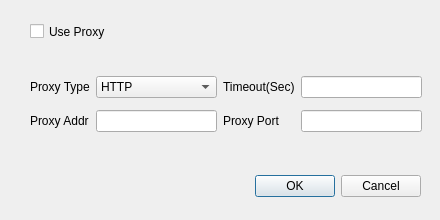
<?xml version="1.0" encoding="UTF-8"?>
<ui version="4.0">
 <class>ProxyDialog</class>
 <widget class="QDialog" name="ProxyDialog">
  <property name="geometry">
   <rect>
    <x>0</x>
    <y>0</y>
    <width>440</width>
    <height>220</height>
   </rect>
  </property>
  <property name="windowTitle">
   <string>Proxy</string>
  </property>
  <widget class="QDialogButtonBox" name="buttonBox">
   <property name="geometry">
    <rect>
     <x>240</x>
     <y>170</y>
     <width>181</width>
     <height>32</height>
    </rect>
   </property>
   <property name="orientation">
    <enum>Qt::Horizontal</enum>
   </property>
   <property name="standardButtons">
    <set>QDialogButtonBox::Cancel|QDialogButtonBox::Ok</set>
   </property>
  </widget>
  <widget class="QCheckBox" name="checkBox">
   <property name="geometry">
    <rect>
     <x>30</x>
     <y>20</y>
     <width>84</width>
     <height>23</height>
    </rect>
   </property>
   <property name="text">
    <string>Use Proxy</string>
   </property>
  </widget>
  <widget class="QWidget" name="layoutWidget">
   <property name="geometry">
    <rect>
     <x>30</x>
     <y>70</y>
     <width>392</width>
     <height>68</height>
    </rect>
   </property>
   <layout class="QGridLayout" name="gridLayout">
    <item row="0" column="0">
     <widget class="QLabel" name="label">
      <property name="text">
       <string>Proxy Type</string>
      </property>
     </widget>
    </item>
    <item row="0" column="1">
     <widget class="QComboBox" name="comboBoxProxyType">
      <item>
       <property name="text">
        <string>HTTP</string>
       </property>
      </item>
      <item>
       <property name="text">
        <string>SOCKS5</string>
       </property>
      </item>
     </widget>
    </item>
    <item row="0" column="2">
     <widget class="QLabel" name="label_3">
      <property name="text">
       <string>Timeout(Sec)</string>
      </property>
     </widget>
    </item>
    <item row="0" column="3">
     <widget class="QLineEdit" name="lineEditTimeout"/>
    </item>
    <item row="1" column="0">
     <widget class="QLabel" name="label_2">
      <property name="text">
       <string>Proxy Addr</string>
      </property>
     </widget>
    </item>
    <item row="1" column="1">
     <widget class="QLineEdit" name="lineEditProxyAddr"/>
    </item>
    <item row="1" column="2">
     <widget class="QLabel" name="label_4">
      <property name="text">
       <string>Proxy Port</string>
      </property>
     </widget>
    </item>
    <item row="1" column="3">
     <widget class="QLineEdit" name="lineEditProxyPort"/>
    </item>
   </layout>
  </widget>
 </widget>
 <resources/>
 <connections>
  <connection>
   <sender>buttonBox</sender>
   <signal>accepted()</signal>
   <receiver>ProxyDialog</receiver>
   <slot>accept()</slot>
   <hints>
    <hint type="sourcelabel">
     <x>248</x>
     <y>254</y>
    </hint>
    <hint type="destinationlabel">
     <x>157</x>
     <y>274</y>
    </hint>
   </hints>
  </connection>
  <connection>
   <sender>buttonBox</sender>
   <signal>rejected()</signal>
   <receiver>ProxyDialog</receiver>
   <slot>reject()</slot>
   <hints>
    <hint type="sourcelabel">
     <x>316</x>
     <y>260</y>
    </hint>
    <hint type="destinationlabel">
     <x>286</x>
     <y>274</y>
    </hint>
   </hints>
  </connection>
 </connections>
</ui>
